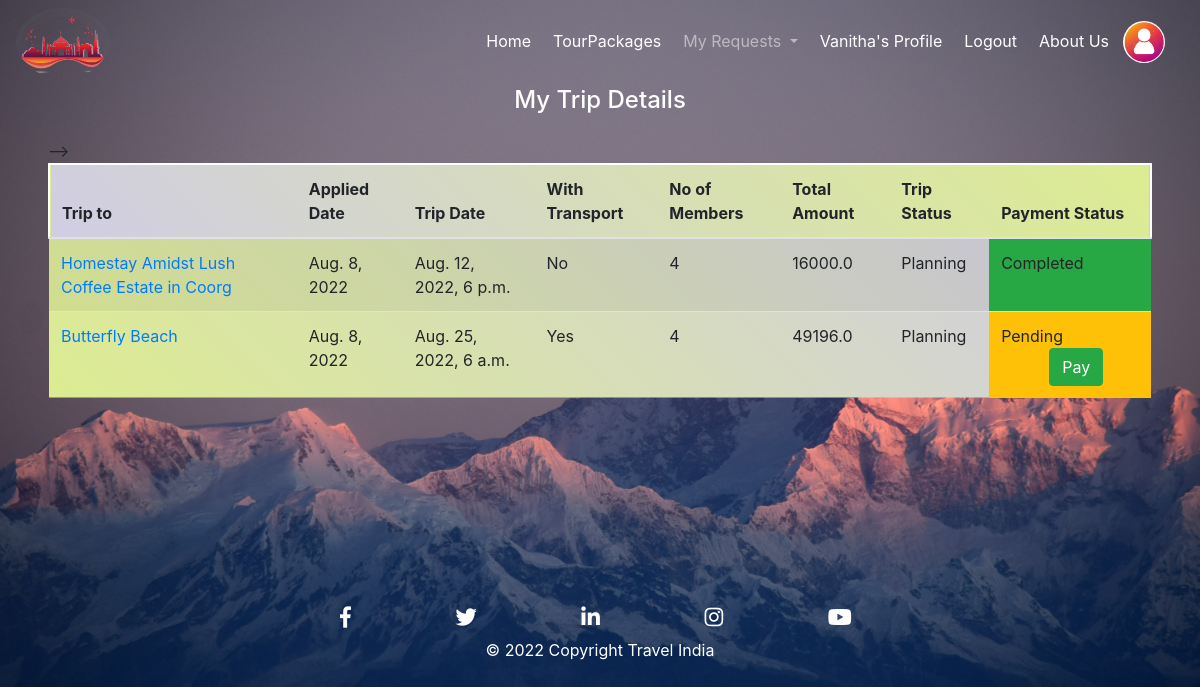
Before: /my_trips/ (signed in) with the older database file.
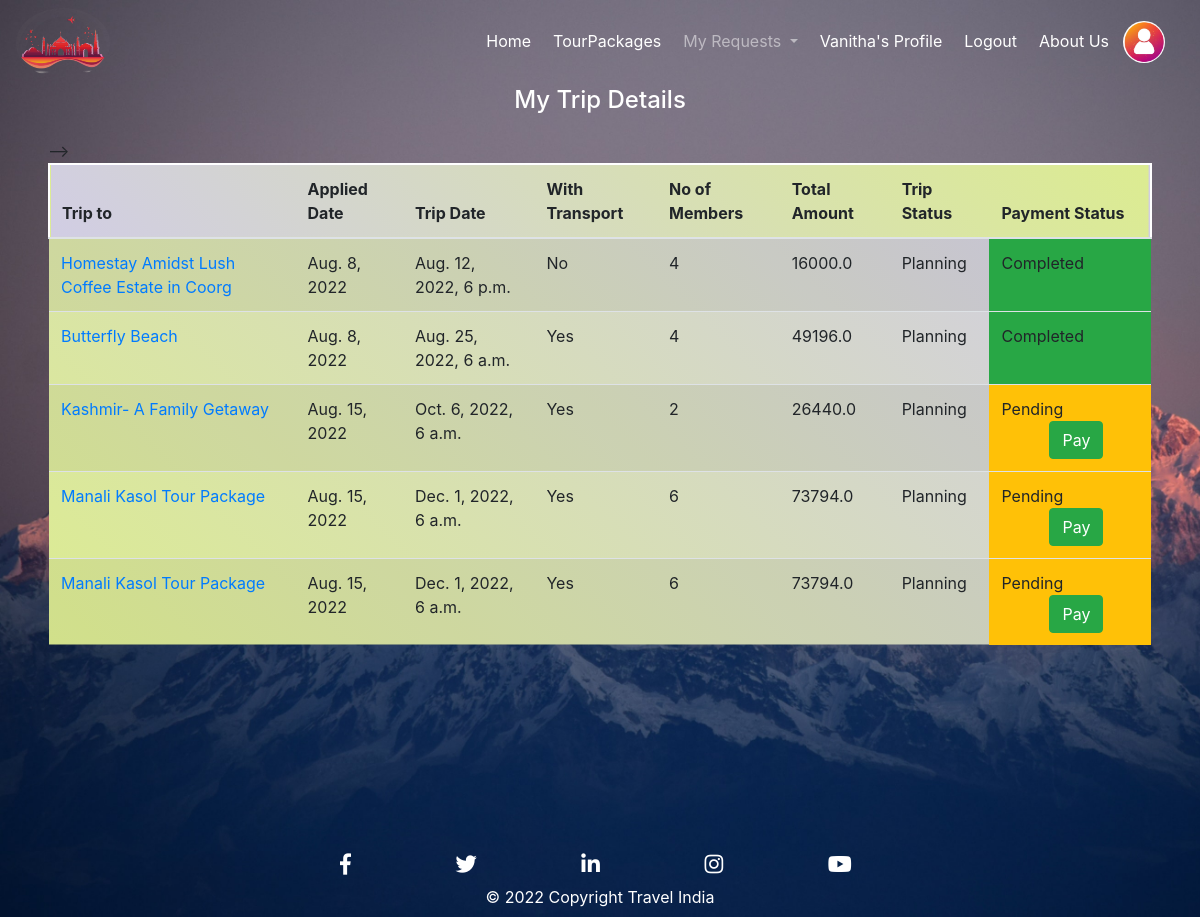
After: the same page with the newer database file.
### TourPackages/models.py (models this page shows, shortened)
class Trip_Requests(models.Model):
    Date_Applied = models.DateTimeField(default=timezone.now)
    Applied_By = models.ForeignKey(User, on_delete=models.CASCADE)
    Applied_For = models.ForeignKey(TripInfo, on_delete=models.CASCADE)
    Transport_Opted = models.CharField(max_length=20)
    Payment_Status = models.CharField(max_length=20)
    No_of_Seats_Applied = models.IntegerField(max_length=2)
    Amount = models.FloatField(max_length=10, default=None, null=True)

class TripInfo(models.Model):
    Seats_Available = models.IntegerField(max_length=2)
    Trip_Start_Date = models.DateTimeField()
    Trip_End_Date = models.DateTimeField()
    Trip_For = models.ForeignKey(Packages, on_delete=models.CASCADE)
    Trip_status = models.CharField(max_length=20, default=None, choices=status)

class Packages(models.Model):
    PlaceImage1 = models.ImageField(default = "DPlace.jpg", upload_to = 'Places/')
    PlaceImage2 = models.ImageField(default = "DPlace.jpg", upload_to = 'Places/')
    PlaceImage3 = models.ImageField(default = "DPlace.jpg", upload_to = 'Places/')
    PlaceName = models.CharField(max_length=100, default=None, null=True)
    Country = models.CharField(max_length=100, default=None, null=True)
    State = models.CharField(max_length=100, default=None, null=True)
    City = models.CharField(max_length=100, default=None, null=True)
    PlaceDescription = models.TextField(default=None, null=True)
    no_Days = models.CharField(max_length=10, default=None, null=True)
    Amount = models.FloatField(max_length=10, default=None, null=True)
    stayDetails = models.TextField(default=None, null=True)
    Activities = models.TextField(default=None, null=True)
    Startpoint = models.CharField(max_length=50, default=None, null=True )
    Endpoint = models.CharField(max_length=50, default=None, null=True)
    Exclusions = models.TextField(default=None, null=True)
    Season = models.CharField(max_length=50, default=None, null=True, choices=Seasons)

### TourPackages/views.py (the view)
# urls.py: path('my_trips/', views.mytrip.as_view(), name='MyTrip_URL' ),
class mytrip(LoginRequiredMixin,ListView):
    model = Trip_Requests
    template_name = 'TourPackages/mytrip.html'
    context_object_name = 'requests'
    paginate_by = 5
    def get_queryset(self):
        req = Trip_Requests.objects.filter(Applied_By=self.request.user)
        return req

### TourPackages/templates/TourPackages/mytrip.html (shortened to what this page needs)
{% extends 'TourPackages/Base.html' %}
{% block content %}
<div class="ml-5 mr-5">
    <form method="get" action="#">
        <h4 class="mb-4" style="text-align: center; color: white;">
            My Trip Details
        </h4>
    <table class="table table-hover table-striped">
        <thead class="">
            <tr>
                <th scope="col">Trip to</th>
                <th scope="col">Applied Date</th>
                <th scope="col">Trip Date</th>
                <th scope="col">With Transport</th>
                <th scope="col">No of Members</th>
                <th scope="col">Total Amount</th>
                <th scope="col">Trip Status</th>
                <th scope="col">Payment Status</th>
            </tr>
        </thead>
        <tbody>
        {% for request in requests %}
        <tr>
            <td scope="row"> <a href="{% url 'Package_details_URL' request.Applied_For.Trip_For.id %}" style="text-decoration: none;">{{ request.Applied_For.Trip_For.PlaceName }}</a></td>
            <td>{{ request.Date_Applied.date }}</td>
            <td>{{ request.Applied_For.Trip_Start_Date }}</td>
            <td>{{ request.Transport_Opted }}</td>
            <td>{{ request.No_of_Seats_Applied }}</td>
            <td>{{ request.Amount }}</td>
            <td class="">{{ request.Applied_For.Trip_status }}</td>
            {% if request.Payment_Status == 'Pending' %}
                <td class="bg-warning">{{ request.Payment_Status }} <a class="btn btn-success ml-5" href="{% url 'mytrip-detail' request.id %}">Pay</a> </td>
            {% else %}
                <td class="bg-success">{{ request.Payment_Status }}</td>
            {% endif %}
          </tr>
        {% empty %}
        <tr>
            <td align="center" colspan="7" class="text-white" >No Entries</td>
        </tr>
        {% endfor %}-->
        </tbody>
        </table>
    </form>
</div>
{% endblock content %}

### TourPackages/templates/TourPackages/Base.html (shortened to what this page needs)
<!DOCTYPE html>
<html>
<head>
  <link rel="stylesheet" href="https://maxcdn.bootstrapcdn.com/bootstrap/4.4.1/css/bootstrap.min.css">
  <link rel="stylesheet" href="https://use.fontawesome.com/releases/v5.7.0/css/all.css">
</head>
</head>
<body onload="loadfunction()" style="background:#fff url('/media/banner2.jpg') no-repeat; background-size: cover; position: relative;">
	<nav class="navbar navbar-expand-lg navbar-dark ">
        <a class="" href="{% url 'Home_URL' %}"><img class="rounded-circle" src="/media/logo2.png" style="height: 70px;"></a>
        <div id="navbarNavDropdown" class="navbar navbar-collapse collapse">
            <ul class="navbar-nav">
                  <li class="nav-item">
                      <a class="navhead rounded nav-link text-white" href="{% url 'Home_URL' %}">Home</a>
                  </li>
                  {% if user.is_authenticated %}
                      <li class="nav-item">
                        <a class="navhead rounded nav-link text-white" href="{% url 'Package_URL' %}">TourPackages</a>
                      </li>
                      <li class="nav-item dropdown">
                        <a class="navhead rounded nav-link dropdown-toggle" href="#" id="navbarDropdownMenuLink" data-toggle="dropdown" aria-haspopup="true" aria-expanded="false">
                          My Requests
                        </a>
                      </li>
                      <li class="nav-item">
                        <a class="navhead rounded nav-link text-white" href="{% url 'Profile_URL' %}">{{ user.first_name }}'s Profile</a>
                      </li>
                    <li class="nav-item">
                    <a class="navhead rounded nav-link text-white" href="{% url 'Logout_URL' %}">Logout</a>
                    </li>
                  {% endif %}
                  <li class="nav-item">
                      <a class="navhead rounded nav-link text-white" href="{% url 'AboutUs_URL' %}">About Us</a>
                  </li>
                  <li class="nav-item">
                      <a  href="{% url 'admin:index' %}" >
                       <img src="/media/User_logo.jpg" class = "rounded-circle" style="width:42px;height:42px;border:0;">
                      </a>
                  </li>
    			</ul>
    	</div>
	</nav>
          {% block content %}{% endblock %}
<footer class="page-footer font-small cyan darken-3 text-white" style="margin-top: 200px;">
  <div class="container">
    <div class="row">
        <div class="mt-2" style="align-content: center; margin-left: 260px;">
          <a class="footer_icons" target="_blank" href ="https://www.facebook.com/Meta/"><i class="fab fa-facebook-f fa-lg"></i></a>
          <a class="footer_icons" target="_blank" href ="https://mobile.twitter.com/explore"><i class="fab fa-twitter fa-lg "></i></a>
          <a class="footer_icons" target="_blank" href ="https://in.linkedin.com/"><i class="fab fa-linkedin-in fa-lg "></i></a>
          <a class="footer_icons" target="_blank" href ="https://www.instagram.com/instagram/?hl=en"><i class="fab fa-instagram fa-lg "></i></a>
          <a class="footer_icons" target="_blank" href ="https://www.youtube.com/" ><i class="fab fa-youtube fa-lg white-text "> </i></a>
        </div>
    </div>
  </div>
  <div class="footer-copyright text-center py-2" style="width: 100%;">
    © 2022 Copyright Travel India
  </div>
</footer>
</body>
</html>

### TourPackages/templates/TourPackages/Base.html (style rules this page uses)
.footer_icons { margin: 20px; padding: 30px; text-decoration: none; color: white; }
.navbar li { margin: 3px; }
.navbar li::after { content: ''; width: 0%; height: 2px; background: white; display: block; margin: auto; transition: 0.5s; }

### TourPackages/templates/TourPackages/mytrip.html (style rules this page uses)
thead { background: linear-gradient(45deg, #d1cde4, #dcec91); border: 2.5px solid white; }
tbody { background: linear-gradient(45deg,#dcec91, #d1cde4); }

Changed rows visible on the page:
changed Trip_Requests "Butterfly Beach": Payment_Status "Pending" → "Completed"
added Trip_Requests: Applied_For.Trip_For.PlaceName "Kashmir- A Family Getaway", Date_Applied "Aug. 15, 2022", Applied_For.Trip_Start_Date "Oct. 6, 2022, 6 a.m.", Transport_Opted "Yes", No_of_Seats_Applied "2", Amount "26440.0", Applied_For.Trip_status "Planning", Payment_Status "Pending"
added Trip_Requests: Applied_For.Trip_For.PlaceName "Manali Kasol Tour Package", Date_Applied "Aug. 15, 2022", Applied_For.Trip_Start_Date "Dec. 1, 2022, 6 a.m.", Transport_Opted "Yes", No_of_Seats_Applied "6", Amount "73794.0", Applied_For.Trip_status "Planning", Payment_Status "Pending"
added Trip_Requests: Applied_For.Trip_For.PlaceName "Manali Kasol Tour Package", Date_Applied "Aug. 15, 2022", Applied_For.Trip_Start_Date "Dec. 1, 2022, 6 a.m.", Transport_Opted "Yes", No_of_Seats_Applied "6", Amount "73794.0", Applied_For.Trip_status "Planning", Payment_Status "Pending"
